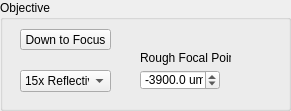
     <widget class="QGroupBox" name="groupBox_5">
      <property name="geometry">
       <rect>
        <x>610</x>
        <y>120</y>
        <width>291</width>
        <height>111</height>
       </rect>
      </property>
      <property name="title">
       <string>Objective</string>
      </property>
      <widget class="QDoubleSpinBox" name="ASI_stage_RoughFocusZ_doubleSpinBox">
       <property name="enabled">
        <bool>true</bool>
       </property>
       <property name="geometry">
        <rect>
         <x>140</x>
         <y>70</y>
         <width>80</width>
         <height>20</height>
        </rect>
       </property>
       <property name="suffix">
        <string> um</string>
       </property>
       <property name="decimals">
        <number>1</number>
       </property>
       <property name="minimum">
        <double>-15000.000000000000000</double>
       </property>
       <property name="maximum">
        <double>0.000000000000000</double>
       </property>
       <property name="value">
        <double>-3900.000000000000000</double>
       </property>
      </widget>
      <widget class="QComboBox" name="Objective_comboBox">
       <property name="geometry">
        <rect>
         <x>20</x>
         <y>70</y>
         <width>91</width>
         <height>22</height>
        </rect>
       </property>
       <item>
        <property name="text">
         <string>15x Reflective</string>
        </property>
       </item>
       <item>
        <property name="text">
         <string>40x Reflective</string>
        </property>
       </item>
       <item>
        <property name="text">
         <string>15x Refractive </string>
        </property>
       </item>
       <item>
        <property name="text">
         <string>manual select</string>
        </property>
       </item>
      </widget>
      <widget class="QLabel" name="label_40">
       <property name="geometry">
        <rect>
         <x>140</x>
         <y>50</y>
         <width>91</width>
         <height>16</height>
        </rect>
       </property>
       <property name="text">
        <string>Rough Focal Point</string>
       </property>
      </widget>
      <widget class="QPushButton" name="ASI_downToFocus_toolButton">
       <property name="geometry">
        <rect>
         <x>20</x>
         <y>29</y>
         <width>91</width>
         <height>21</height>
        </rect>
       </property>
       <property name="text">
        <string>Down to Focus</string>
       </property>
      </widget>
     </widget>
